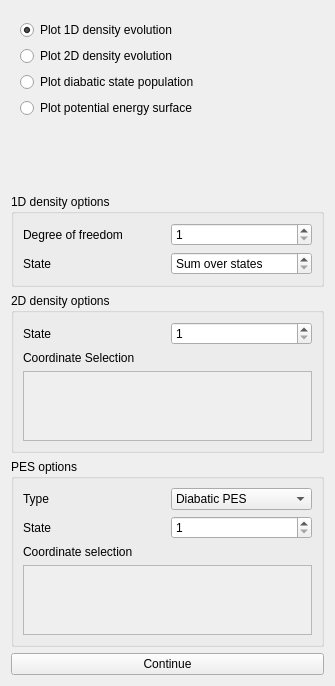
      <widget class="AnalysisSystem" name="analsys_tab">
       <property name="geometry">
        <rect>
         <x>0</x>
         <y>0</y>
         <width>335</width>
         <height>686</height>
        </rect>
       </property>
       <attribute name="label">
        <string>Analyse System</string>
       </attribute>
       <layout class="QVBoxLayout" name="verticalLayout_4">
        <item>
         <widget class="QWidget" name="analsys_radio" native="true">
          <layout class="QVBoxLayout" name="analsys_layout" stretch="0,0,0,0">
           <item>
            <widget class="QRadioButton" name="analsys_0">
             <property name="statusTip">
              <string>Executes showd1d and plots an animated density evolution.</string>
             </property>
             <property name="text">
              <string>Plot 1D density evolution</string>
             </property>
             <property name="checked">
              <bool>true</bool>
             </property>
            </widget>
           </item>
           <item>
            <widget class="QRadioButton" name="analsys_1">
             <property name="statusTip">
              <string>Executes showsys -nopes and plots an animated 2D density evolution.</string>
             </property>
             <property name="text">
              <string>Plot 2D density evolution</string>
             </property>
            </widget>
           </item>
           <item>
            <widget class="QRadioButton" name="analsys_2">
             <property name="statusTip">
              <string>Executes statepop and plots populations for each state.</string>
             </property>
             <property name="text">
              <string>Plot diabatic state population</string>
             </property>
            </widget>
           </item>
           <item>
            <widget class="QRadioButton" name="analsys_3">
             <property name="statusTip">
              <string>Executes showsys -pes and plots a line/contour plot for the PES along the specified coordinates.</string>
             </property>
             <property name="text">
              <string>Plot potential energy surface</string>
             </property>
            </widget>
           </item>
          </layout>
         </widget>
        </item>
        <item>
         <spacer name="analsys_vspacer">
          <property name="orientation">
           <enum>Qt::Vertical</enum>
          </property>
          <property name="sizeHint" stdset="0">
           <size>
            <width>0</width>
            <height>20</height>
           </size>
          </property>
         </spacer>
        </item>
        <item>
         <widget class="QGroupBox" name="den1d_box">
          <property name="title">
           <string>1D density options</string>
          </property>
          <layout class="QGridLayout" name="gridLayout_7">
           <item row="0" column="0">
            <widget class="QLabel" name="den1d_dof_label">
             <property name="text">
              <string>Degree of freedom</string>
             </property>
             <property name="buddy">
              <cstring>den1d_dof</cstring>
             </property>
            </widget>
           </item>
           <item row="1" column="1">
            <widget class="QSpinBox" name="den1d_state">
             <property name="specialValueText">
              <string>Sum over states</string>
             </property>
            </widget>
           </item>
           <item row="0" column="1">
            <widget class="QSpinBox" name="den1d_dof">
             <property name="minimum">
              <number>1</number>
             </property>
            </widget>
           </item>
           <item row="1" column="0">
            <widget class="QLabel" name="den1d_state_label">
             <property name="text">
              <string>State</string>
             </property>
             <property name="buddy">
              <cstring>den1d_state</cstring>
             </property>
            </widget>
           </item>
          </layout>
         </widget>
        </item>
        <item>
         <widget class="QGroupBox" name="den2d_box">
          <property name="title">
           <string>2D density options</string>
          </property>
          <layout class="QGridLayout" name="gridLayout_5">
           <item row="0" column="0">
            <widget class="QLabel" name="den2d_state_label">
             <property name="text">
              <string>State</string>
             </property>
             <property name="buddy">
              <cstring>den2d_state</cstring>
             </property>
            </widget>
           </item>
           <item row="0" column="1">
            <widget class="QSpinBox" name="den2d_state">
             <property name="minimum">
              <number>1</number>
             </property>
            </widget>
           </item>
           <item row="1" column="0">
            <widget class="QLabel" name="den2d_coord_label">
             <property name="text">
              <string>Coordinate Selection</string>
             </property>
             <property name="buddy">
              <cstring>den2d_coord_box</cstring>
             </property>
            </widget>
           </item>
           <item row="2" column="0" colspan="2">
            <widget class="QScrollArea" name="den2d_coord_box">
             <property name="widgetResizable">
              <bool>true</bool>
             </property>
             <widget class="CoordinateSelector" name="den2d_coord">
              <property name="geometry">
               <rect>
                <x>0</x>
                <y>0</y>
                <width>287</width>
                <height>85</height>
               </rect>
              </property>
             </widget>
            </widget>
           </item>
          </layout>
         </widget>
        </item>
        <item>
         <widget class="QGroupBox" name="showpes_box">
          <property name="title">
           <string>PES options</string>
          </property>
          <layout class="QGridLayout" name="gridLayout_12">
           <item row="0" column="1">
            <widget class="QComboBox" name="showpes_type">
             <item>
              <property name="text">
               <string>Diabatic PES</string>
              </property>
             </item>
             <item>
              <property name="text">
               <string>Adiabatic PES</string>
              </property>
             </item>
            </widget>
           </item>
           <item row="0" column="0">
            <widget class="QLabel" name="showpes_type_label">
             <property name="text">
              <string>Type</string>
             </property>
             <property name="buddy">
              <cstring>showpes_type</cstring>
             </property>
            </widget>
           </item>
           <item row="1" column="0">
            <widget class="QLabel" name="showpes_state_label">
             <property name="text">
              <string>State</string>
             </property>
             <property name="buddy">
              <cstring>showpes_state</cstring>
             </property>
            </widget>
           </item>
           <item row="1" column="1">
            <widget class="QSpinBox" name="showpes_state">
             <property name="minimum">
              <number>1</number>
             </property>
            </widget>
           </item>
           <item row="2" column="0">
            <widget class="QLabel" name="showpes_coord_label">
             <property name="text">
              <string>Coordinate selection</string>
             </property>
             <property name="buddy">
              <cstring>showpes_coord_box</cstring>
             </property>
            </widget>
           </item>
           <item row="3" column="0" colspan="2">
            <widget class="QScrollArea" name="showpes_coord_box">
             <property name="sizeAdjustPolicy">
              <enum>QAbstractScrollArea::AdjustToContents</enum>
             </property>
             <property name="widgetResizable">
              <bool>true</bool>
             </property>
             <widget class="CoordinateSelector" name="showpes_coord">
              <property name="geometry">
               <rect>
                <x>0</x>
                <y>0</y>
                <width>287</width>
                <height>85</height>
               </rect>
              </property>
             </widget>
            </widget>
           </item>
          </layout>
         </widget>
        </item>
        <item>
         <widget class="QPushButton" name="analsys_push">
          <property name="text">
           <string>Continue</string>
          </property>
         </widget>
        </item>
       </layout>
      </widget>
